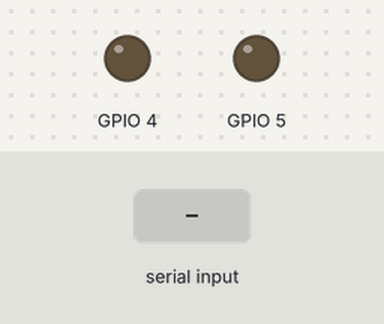
Recording of a sketch running on a simulated ESP32. On the bench: output pins drawn as LEDs (lit = HIGH). The inputs (shaded band) are chosen by the test bench.

Above: at 1.2 s.
1.3 s: "BUTTON 1\n" received over the second serial link
At 1.7 s:
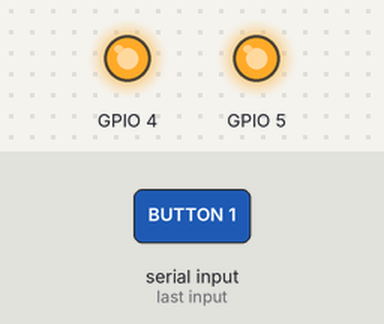
2.8 s: "BUTTON 2\n" received over the second serial link
At 4.0 s:
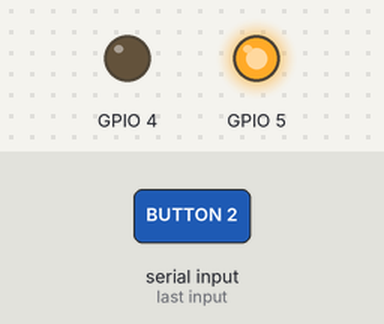
Timing chart, 0 to 5.8 s (numbered marks = the images above; inputs shaded):
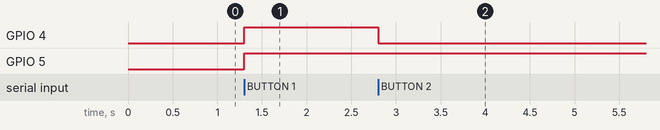

Measured:
- after the input at 1.3 s, GPIO 4, GPIO 5: LOW → HIGH at once
- after the input at 2.8 s, GPIO 4: HIGH → LOW at once

The sketch:

conveyer.ino
```cpp
#include "ps.h"
#include "conveyer.h"

PS ps;
Conveyer conveyer(5, 4);  // Example PWM and DIR pins

bool isForwardRunning = false;

void setup() {
    Serial.begin(9600);
    Serial1.begin(115200);  // Communicate with ESP32 via Serial1

    conveyer.begin();
}

void loop() {
    if (Serial1.available()) {
        String cmd = Serial1.readStringUntil('\n');
        cmd.trim();  // Remove whitespace/newlines
        ps.update(cmd);
    }

    if (ps.buttonUp) {
        if (isForwardRunning) {
            conveyer.stop();
            isForwardRunning = false;
        } else {
            conveyer.up();
            isForwardRunning = true;
        }
    }

    if (ps.buttonDown) {
        conveyer.down();
        isForwardRunning = false;
    }

    ps.reset();
}
```

conveyer.cpp
```cpp
#include "conveyer.h"

Conveyer::Conveyer(int pwm, int dir) : PWM(pwm), DIR(dir) {}

void Conveyer::begin() {
    pinMode(PWM, OUTPUT);
    pinMode(DIR, OUTPUT);
    stop();  // Start in stopped state
}

void Conveyer::up() {
    digitalWrite(DIR, HIGH);   // Set direction forward
    analogWrite(PWM, 255);     // Full speed
}

void Conveyer::down() {
    digitalWrite(DIR, LOW);    // Set direction reverse
    analogWrite(PWM, 255);     // Full speed
}

void Conveyer::stop() {
    analogWrite(PWM, 0);       // Stop motor
}
```

conveyer.h
```cpp
#ifndef CONVEYER_H
#define CONVEYER_H

#include <Arduino.h>


class Conveyer {
private:
    const int PWM;
    const int DIR;

public:
    Conveyer(int pwm, int dir);
    void begin();
    void up();
    void stop();
    void down();
};

#endif
```

ps.cpp
```cpp
#include "ps.h"

void PS::update(String command) {
    reset();

    if (command == "RIGHT") {
        buttonRight = true;
    } else if (command == "LEFT") {
        buttonLeft = true;
    } else if (command == "BUTTON 1") {
        buttonUp = true;
    } else if (command == "BUTTON 2") {
        buttonDown = true;
    }
}

void PS::reset() {
    buttonRight = false;
    buttonLeft = false;
    buttonUp = false;
    buttonDown = false;
}
```

ps.h
```cpp
#ifndef PS_H
#define PS_H

#include <Arduino.h>

class PS {
public:
    bool buttonRight = false;
    bool buttonLeft = false;
    bool buttonUp = false;
    bool buttonDown = false;

    void update(String command);
    void reset();
};

#endif
```
